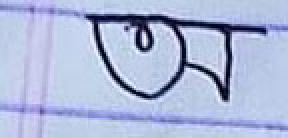
#> input picture Letter quality manual/test.jpg, 144 x 69 px (shown 2 times larger)
$ python test.py
#> lines starting #> are read from the running program, lines starting #| are printed output that depends on the picture; after the words box and inside, x2 and y2 are one past the last pixel; in counts of white or black regions, pixels touching at a corner belong together


import cv2 as cv
import numpy as np
img = cv.imread(cv.samples.findFile('test.jpg'))
#> img is the input picture: shape (69, 144, 3); mean B, G, R 216.9, 184.1, 172.7
gray = cv.cvtColor(img,cv.COLOR_BGR2GRAY)
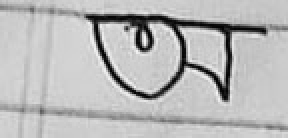
#> gray: shape (69, 144) (shown 2 times larger); min 2, max 247, mean 184.5
img = cv.adaptiveThreshold(gray,255,cv.ADAPTIVE_THRESH_GAUSSIAN_C,\
            cv.THRESH_BINARY,11,2)
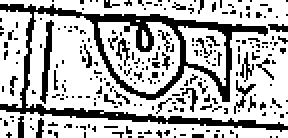
#> img: shape (69, 144) (shown 2 times larger); 71% white; black in thin lines or dots


edges = cv.Canny(gray,50,150,apertureSize = 3)
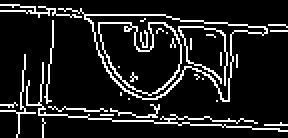
#> edges: shape (69, 144) (shown 2 times larger); 12% white in thin lines or dots
lines = cv.HoughLines(edges,1.5,np.pi/180,50)
#> lines = 32 rows, first 8: [1.5, 1.66], [55.5, 1.64], [55.5, 1.61], [4.5, 1.66], [49.5, 1.68], [57, 1.62], [4.5, 1.62], [54, 1.62]
for line in lines:
    rho,theta = line[0]
    a = np.cos(theta)
    b = np.sin(theta)
    x0 = a*rho
    y0 = b*rho
    x1 = int(x0 + 1000*(-b))
    y1 = int(y0 + 1000*(a))
    x2 = int(x0 - 1000*(-b))
    y2 = int(y0 - 1000*(a))
    cv.line(img,(x1,y1),(x2,y2),(0,0,255),2)
#> this loop made 32 passes
#> (rho, theta, a, b, x0, y0, x1, y1) on passes 1 to 12: (1.5, 1.66, -0.0872, 0.996, -0.131, 1.49, -996, -85), (55.5, 1.64, -0.0698, 0.998, -3.87, 55.36, -1001, -14), (55.5, 1.61, -0.0349, 0.999, -1.94, 55.47, -1001, 20), (4.5, 1.66, -0.0872, 0.996, -0.392, 4.48, -996, -82), (49.5, 1.68, -0.105, 0.995, -5.17, 49.23, -999, -55), (57, 1.62, -0.0523, 0.999, -2.98, 56.92, -1001, 4), (4.5, 1.62, -0.0523, 0.999, -0.236, 4.49, -998, -47), (54, 1.62, -0.0523, 0.999, -2.83, 53.93, -1001, 1), (52.5, 1.64, -0.0698, 0.998, -3.66, 52.37, -1001, -17), (48, 1.69, -0.122, 0.993, -5.85, 47.64, -998, -74), (1.5, 1.69, -0.122, 0.993, -0.183, 1.49, -992, -120), (3, 1.64, -0.0698, 0.998, -0.209, 2.99, -997, -66)
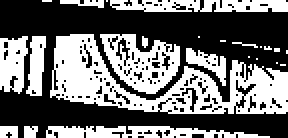
#> img: shape (69, 144) (shown 2 times larger); 43.2% white; 24 white regions (14 under 20 px), largest, box (x1, y1, x2, y2) and area: (25, 17, 144, 57) 1941, (50, 17, 90, 47) 630, (23, 63, 135, 69) 437
cv.imwrite('houghlines3.jpg',img)
